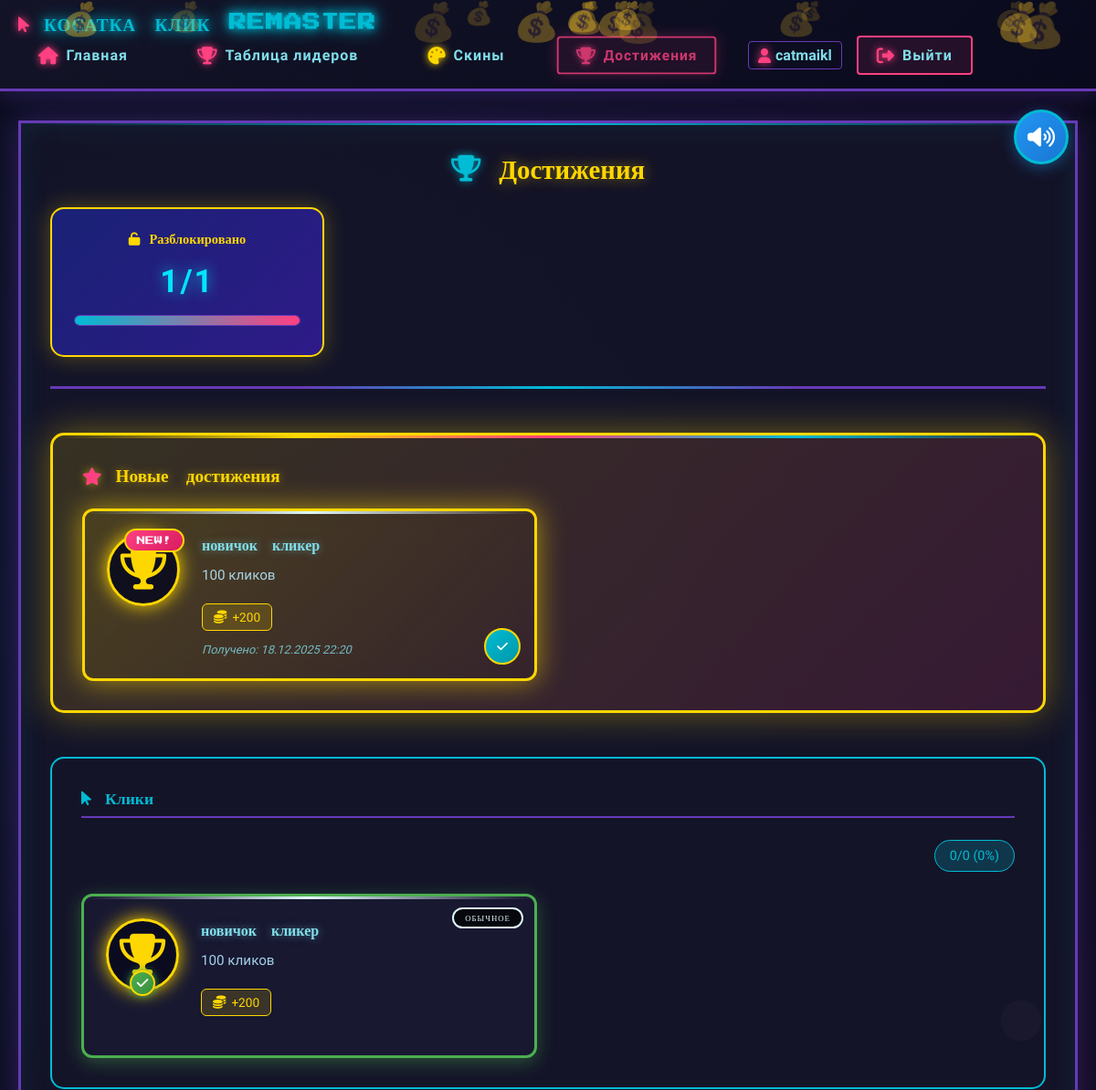
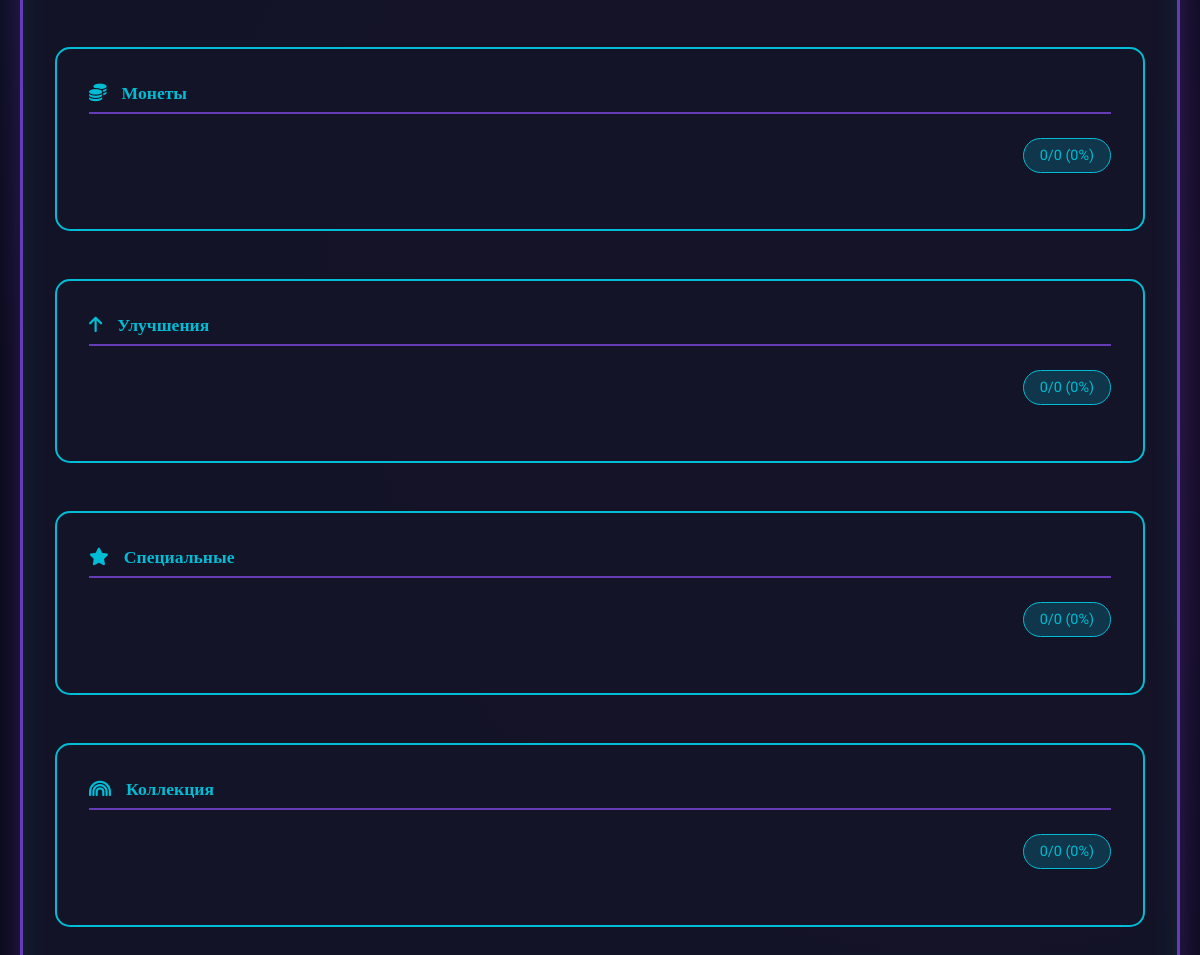
The page /achievements/ (signed in) on the database its author committed (2 pictures, top to bottom).
### main/models.py (models this page shows, shortened)
class PlayerAchievement(models.Model):
    player = models.ForeignKey(Player, on_delete=models.CASCADE, related_name='achievements')
    achievement = models.ForeignKey(Achievement, on_delete=models.CASCADE)
    unlocked_at = models.DateTimeField(auto_now_add=True)
    progress_data = models.TextField(default='{}')  # JSON строка для хранения прогресса
    is_new = models.BooleanField(default=True)  # Помечать новые достижения
    class Meta:
        unique_together = ['player', 'achievement']
        ordering = ['-unlocked_at']

class Achievement(models.Model):
    ACHIEVEMENT_TYPES = [
        ('clicks', 'Клики'),
        ('coins', 'Монеты'),
        ('upgrades', 'Улучшения'),
        ('special', 'Специальные'),
        ('collection', 'Коллекция'),
    ]
    name = models.CharField(max_length=100)
    description = models.TextField()
    achievement_type = models.CharField(max_length=20, choices=ACHIEVEMENT_TYPES)
    icon = models.CharField(max_length=100, default='fas fa-trophy')
    required_clicks = models.BigIntegerField(default=0)
    required_coins = models.BigIntegerField(default=0)
    required_upgrades = models.IntegerField(default=0)
    required_wins = models.IntegerField(default=0)
    required_collection = models.TextField(default='{}', blank=True, null=True)  # JSON строка для специальных требований
    reward_coins = models.BigIntegerField(default=0)
    reward_click_power = models.IntegerField(default=0)
    reward_auto_clicker = models.IntegerField(default=0)
    reward_critical_chance = models.FloatField(default=0)
    reward_coin_multiplier = models.FloatField(default=0)
    unlock_skin = models.CharField(max_length=100, blank=True, null=True)  # Разблокируемый скин
    badge_color = models.CharField(max_length=20, default='#FFD700')  # Цвет бейджа
    RARITY_CHOICES = [
        ('common', 'Обычное'),
        ('uncommon', 'Необычное'),
        ('rare', 'Редкое'),
        ('epic', 'Эпическое'),
        ('legendary', 'Легендарное'),
    ]
    rarity = models.CharField(max_length=20, choices=RARITY_CHOICES, default='common')
    order = models.IntegerField(default=0)
    is_secret = models.BooleanField(default=False)  # Скрытое достижение
    secret_description = models.TextField(blank=True, null=True)  # Описание до разблокировки
    created_at = models.DateTimeField(auto_now_add=True)
    class Meta:
        ordering = ['order', 'rarity', 'name']
        indexes = [
            models.Index(fields=['achievement_type']),
            models.Index(fields=['rarity']),
        ]
    def get_progress(self, player):
        progress = {
            'current': 0,
            'required': 0,
            'percentage': 0,
            'completed': False
        }
        if self.achievement_type == 'clicks':
            progress['current'] = player.clicks
            progress['required'] = self.required_clicks
        elif self.achievement_type == 'coins':
            progress['current'] = player.coins
            progress['required'] = self.required_coins
        elif self.achievement_type == 'upgrades':
            from .models import Upgrade
            progress['current'] = Upgrade.objects.filter(level__gt=1).count()
            progress['required'] = self.required_upgrades
        elif self.achievement_type == 'special':
            progress['current'] = 0
            progress['required'] = 1
        if progress['required'] > 0:
            progress['percentage'] = min(100, (progress['current'] / progress['required']) * 100)
            progress['completed'] = progress['current'] >= progress['required']
        return progress

### main/views.py (the view)
# urls.py: path('achievements/', views.achievements_view, name='achievements'),
@login_required
def achievements_view(request):
    player = Player.objects.get(user=request.user)
    checker = AchievementChecker(player)
    all_achievements = {}
    for achievement_type, name in Achievement.ACHIEVEMENT_TYPES:
        achievements = Achievement.objects.filter(achievement_type=achievement_type).order_by('order', 'rarity')
        achievements_with_progress = []
        for achievement in achievements:
            player_has = PlayerAchievement.objects.filter(
                player=player,
                achievement=achievement
            ).first()
            progress = achievement.get_progress(player)
            achievements_with_progress.append({
                'achievement': achievement,
                'unlocked': player_has is not None,
                'player_achievement': player_has,
                'progress': progress,
                'is_secret': achievement.is_secret and not player_has,
                'secret_description': achievement.secret_description if achievement.is_secret and not player_has else None
            })
        all_achievements[achievement_type] = {
            'name': name,
            'achievements': achievements_with_progress
        }
    stats = checker.get_achievement_stats()
    new_achievements = PlayerAchievement.objects.filter(
        player=player,
        is_new=True
    ).select_related('achievement').order_by('-unlocked_at')[:10]
    context = {
        'player': player,
        'all_achievements': all_achievements,
        'stats': stats,
        'new_achievements': new_achievements,
        'achievement_types': Achievement.ACHIEVEMENT_TYPES,
        'rarity_colors': {
            'common': '#808080',
            'uncommon': '#1EFF00',
            'rare': '#0070DD',
            'epic': '#A335EE',
            'legendary': '#FF8000',
        }
    }
    return render(request, 'main/achievements.html', context)

### main/achievements_checker.py (called while the page is built, shortened)
    def get_next_achievements(self):
        from .models import Achievement
        next_achievements = []
        achievements = Achievement.objects.filter(
            achievement_type__in=['clicks', 'coins']
        ).exclude(
            id__in=self.player.achievements.values_list('achievement_id', flat=True)
        ).exclude(
            achievement_type='battles'
        ).order_by('required_clicks', 'required_coins')[:5]
        return next_achievements

### main/templates/main/achievements.html (shortened to what this page needs)
{% extends 'main/base.html' %}
{% load static %}
{% block content %}
<div class="game-container">
    <div class="achievements-header">
        <h2><i class="fas fa-trophy"></i> Достижения</h2>
        <div class="achievements-stats">
            <div class="stat-card">
                <h3><i class="fas fa-unlock"></i> Разблокировано</h3>
                <p>{{ stats.unlocked }}/{{ stats.total }}</p>
                <div class="progress-bar">
                    <div class="progress-fill" style="width: {{ stats.percentage }}%"></div>
                </div>
            </div>
        </div>
    </div>
    {% if new_achievements %}
    <div class="new-achievements-section">
        <h3><i class="fas fa-star"></i> Новые достижения</h3>
        <div class="achievements-grid">
            {% for pa in new_achievements %}
            <div class="achievement-card new-unlocked rarity-{{ pa.achievement.rarity }}"
                 data-achievement-id="{{ pa.id }}"
                 onclick="showAchievementDetails({{ pa.id }})">
                <div class="achievement-icon" style="color: {{ pa.achievement.badge_color }}">
                    <i class="{{ pa.achievement.icon }}"></i>
                    <span class="new-badge">NEW!</span>
                </div>
                <div class="achievement-info">
                    <h4>{{ pa.achievement.name }}</h4>
                    <p>{{ pa.achievement.description }}</p>
                    <div class="achievement-rewards">
                        {% if pa.achievement.reward_coins > 0 %}
                        <span class="reward"><i class="fas fa-coins"></i> +{{ pa.achievement.reward_coins }}</span>
                        {% endif %}
                    </div>
                    <div class="achievement-date">
                        Получено: {{ pa.unlocked_at|date:"d.m.Y H:i" }}
                    </div>
                </div>
                <button class="mark-seen-btn" onclick="markAchievementSeen({{ pa.id }})">
                    <i class="fas fa-check"></i>
                </button>
            </div>
            {% endfor %}
        </div>
    </div>
    {% endif %}
    <div class="achievements-tabs">
        {% for type_key, type_data in all_achievements.items %}
        <div class="achievement-type-section" id="tab-{{ type_key }}">
            <h3>
                {% if type_key == 'clicks' %}<i class="fas fa-mouse-pointer"></i>
                {% elif type_key == 'coins' %}<i class="fas fa-coins"></i>
                {% elif type_key == 'upgrades' %}<i class="fas fa-arrow-up"></i>
                {% elif type_key == 'special' %}<i class="fas fa-star"></i>
                {% elif type_key == 'collection' %}<i class="fas fa-rainbow"></i>
                {% else %}<i class="fas fa-trophy"></i>{% endif %}
                {{ type_data.name }}
            </h3>
            <div class="type-stats">
                <span class="type-progress">
                    {% if stats_by_type and type_key in stats_by_type %}
                        {{ stats_by_type.type_key.unlocked }}/{{ stats_by_type.type_key.total }}
                        ({{ stats_by_type.type_key.percentage|floatformat:0 }}%)
                    {% else %}
                        0/0 (0%)
                    {% endif %}
                </span>
            </div>
            <div class="achievements-grid">
                {% for item in type_data.achievements %}
                <div class="achievement-card {% if item.unlocked %}unlocked{% else %}locked{% endif %} rarity-{{ item.achievement.rarity }}"
                     onclick="{% if item.unlocked %}showAchievementDetails(null, {{ item.achievement.id }}){% endif %}">
                    <div class="achievement-icon {% if not item.unlocked and item.is_secret %}secret{% endif %}"
                         style="color: {% if item.unlocked %}{{ item.achievement.badge_color }}{% else %}#666{% endif %}">
                        {% if not item.unlocked and item.is_secret %}
                        <i class="fas fa-question"></i>
                        {% else %}
                        <i class="{{ item.achievement.icon }}"></i>
                        {% endif %}
                        {% if item.unlocked %}
                        <span class="unlocked-badge"><i class="fas fa-check"></i></span>
                        {% endif %}
                    </div>
                    <div class="achievement-info">
                        <h4>
                            {% if not item.unlocked and item.is_secret %}
                            Секретное достижение
                            {% else %}
                            {{ item.achievement.name }}
                            {% endif %}
                        </h4>
                        <p>
                            {% if not item.unlocked and item.is_secret %}
                            {{ item.secret_description|default:"Разблокируйте, чтобы увидеть" }}
                            {% else %}
                            {{ item.achievement.description }}
                            {% endif %}
                        </p>
                        {% if item.unlocked %}
                        <div class="achievement-rewards">
                            {% if item.achievement.reward_coins > 0 %}
                            <span class="reward"><i class="fas fa-coins"></i> +{{ item.achievement.reward_coins }}</span>
                            {% endif %}
                        </div>
                        {% endif %}
                    </div>
                    <div class="achievement-rarity rarity-{{ item.achievement.rarity }}">
                        {{ item.achievement.get_rarity_display }}
                    </div>
                </div>
                {% endfor %}
            </div>
        </div>
        {% endfor %}
    </div>
</div>
{% endblock %}

### main/templates/main/base.html (shortened to what this page needs)
<!DOCTYPE html>
<html lang="ru">
<head>
    {% load static %}
    <link rel="stylesheet" href="{% static 'main/css/style.css' %}">
    <link rel="stylesheet" href="{% static 'main/css/cursor-fix.css' %}">
    <link rel="stylesheet" href="https://cdnjs.cloudflare.com/ajax/libs/font-awesome/6.4.0/css/all.min.css">
</head>
<body>
    <header>
        <nav class="navbar">
            <div class="container">
                <div class="nav-content">
                    <h1><i class="fas fa-mouse-pointer"></i> КОСАТКА КЛИК REMASTER</h1>
                    <div class="nav-links desktop-nav">
                        <a href="{% url 'index' %}" class="nav-link {% if request.path == '/' %}active{% endif %}">
                            <i class="fas fa-home"></i> Главная
                        </a>
                        <a href="{% url 'leaderboard' %}" class="nav-link {% if request.path == '/leaderboard/' %}active{% endif %}">
                            <i class="fas fa-trophy"></i> Таблица лидеров
                        </a>
                        <a href="{% url 'skins' %}" class="nav-link {% if request.path == '/skins/' %}active{% endif %}">
                            <i class="fas fa-palette"></i> Скины
                        </a>
                        <a href="{% url 'achievements' %}" class="nav-link {% if request.path == '/achievements/' %}active{% endif %}">
                            <i class="fas fa-trophy"></i> Достижения
                        </a>
                        {% if user.is_authenticated %}
                        <div class="user-info">
                            <span class="username">
                                <i class="fas fa-user"></i> {{ user.username }}
                            </span>
                            <a href="{% url 'logout' %}?next={% url 'login' %}" class="nav-link logout-btn">
                                <i class="fas fa-sign-out-alt"></i> Выйти
                            </a>
                        </div>
                        {% endif %}
                    </div>
                </div>
            </div>
        </nav>
    </header>
    {% if user.is_authenticated %}
    <div class="sound-control-container" id="soundControlContainer">
        <button id="soundToggle" class="sound-toggle-btn" aria-label="Включить/выключить звук">
            <i class="fas fa-volume-up"></i>
        </button>
    </div>
    {% endif %}
    <div class="container">
        {% block content %}{% endblock %}
    </div>
    </body>
</html>

### main/static/main/css/cursor-fix.css (style rules this page uses)
button, .btn, .buy-button, .nav-link, a[role="button"] { cursor: pointer !important; }

### main/templates/main/base.html (style rules this page uses)
.progress-bar { height: 20px; background-color: #4CAF50; transition: width 0.3s; }
* { -webkit-tap-highlight-color: transparent; -webkit-touch-callout: none; }
html, body { touch-action: manipulation; -webkit-overflow-scrolling: touch; overflow-x: hidden; }
.click-button, .buy-button, .nav-link, button, a { touch-action: manipulation; }
a, button, input, textarea { -ms-touch-action: manipulation; touch-action: manipulation; }
.sound-control-container { position: fixed; top: 120px; right: 30px; z-index: 999; transition: all 0.3s ease; }
.sound-toggle-btn { width: 65px; height: 65px; background: linear-gradient(135deg, #2196f3, #1976d2); border: 3px solid #00bcd4; border-radius: 50%; color: white; font-size: 1.6rem; cursor: pointer; display: flex; align-items: center; justify-content: center; box-shadow: 0 4px 15px rgba(33, 150, 243, 0.4); transition: all 0.3s; }
.sound-toggle-btn { width: 60px; height: 60px; background: linear-gradient(135deg, #2196f3, #1976d2); border: 3px solid #00bcd4; border-radius: 50%; color: white; font-size: 1.5rem; cursor: pointer; display: flex; align-items: center; justify-content: center; box-shadow: 0 4px 15px rgba(33, 150, 243, 0.4); transition: all 0.3s; }

### rows shown on the page
PlayerAchievement: achievement.name "новичок кликер", achievement.description "100 кликов", achievement.reward_coins "200", unlocked_at "18.12.2025 22:20"
Achievement: achievement.name "новичок кликер", achievement.description "100 кликов", achievement.reward_coins "200", achievement.rarity "ОБЫЧНОЕ"

### other values the page prints
{{ user.username }} "catmaikl"
{{ stats.unlocked }} "1"
{{ stats.total }} "1"
{{ type_data.name }} "Клики" "Монеты" "Улучшения" "Специальные" "Коллекция"
